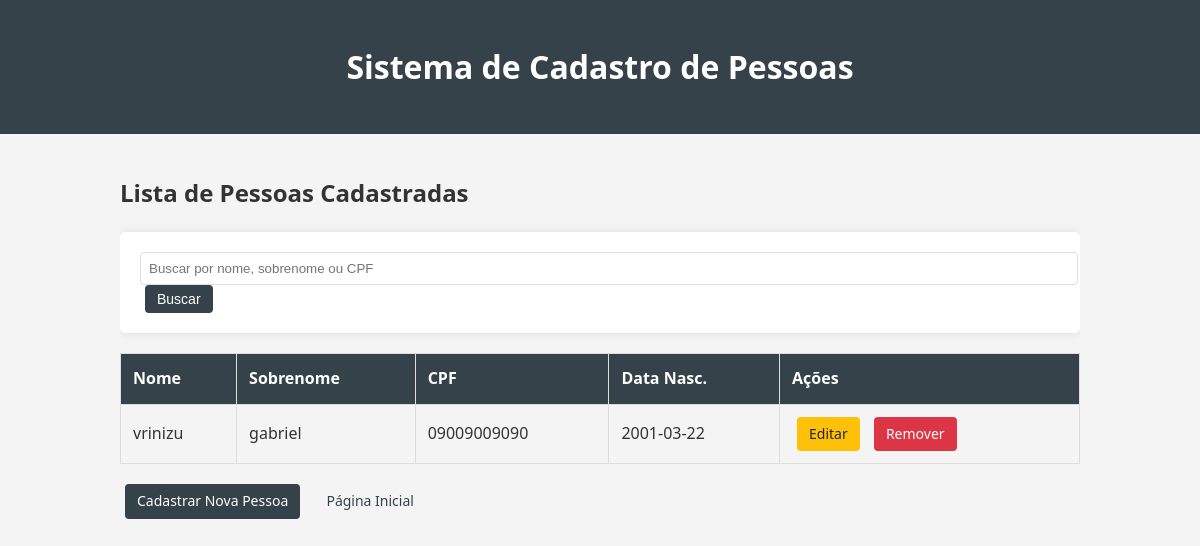
Page /listar on the earlier database version.
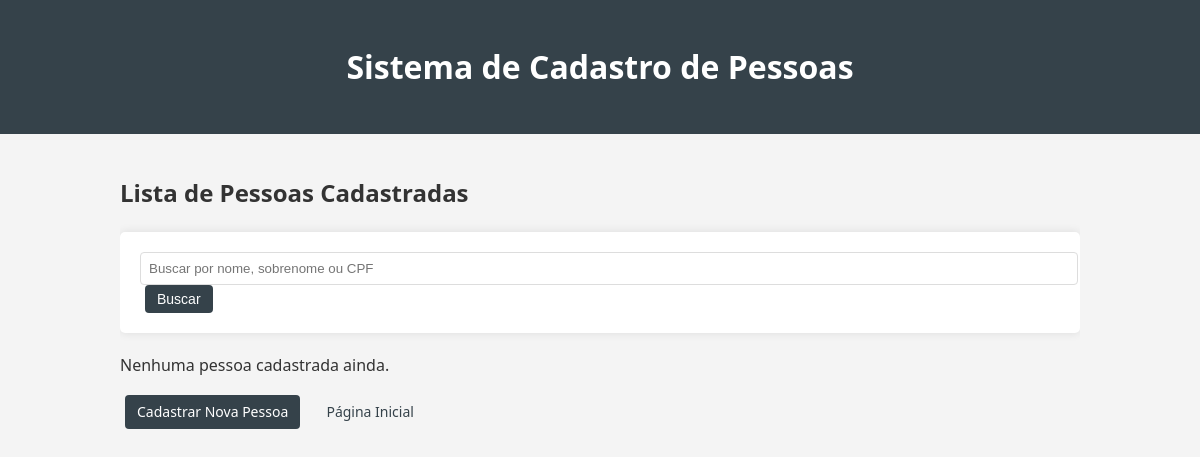
Same page on the later database version.
### models/pessoa.py (models this page shows, shortened)
class Pessoa(db.Model):
    id = db.Column(db.Integer, primary_key=True)
    nome = db.Column(db.String(100), nullable=False)
    sobrenome = db.Column(db.String(100), nullable=False)
    cpf = db.Column(db.String(11), unique=True, nullable=False)
    data_de_nascimento = db.Column(db.String(10), nullable=False)

### app.py (the view)
@app.route('/listar')
def listar_pessoas():
    busca = request.args.get('busca', '').strip().lower()
    pessoas = Pessoa.query.all()
    if busca:
        pessoas = [
            p for p in pessoas
            if busca in p.nome.lower() or busca in p.sobrenome.lower() or busca in p.cpf
        ]
    return render_template('listar.html', pessoas=pessoas)

### templates/listar.html
{% extends "base.html" %}
{% block content %}
    <h2>Lista de Pessoas Cadastradas</h2>
    <form method="GET" action="{{ url_for('listar_pessoas') }}">
        <input
            type="text"
            name="busca"
            placeholder="Buscar por nome, sobrenome ou CPF"
            value="{{ request.args.get('busca', '') }}"
            class="form-control mb-2"
        >
        <button type="submit" class="btn btn-primary mb-3">Buscar</button>
    </form>
    {% if pessoas %}
        <table class="table table-striped">
            <thead>
                <tr>
                    <th>Nome</th>
                    <th>Sobrenome</th>
                    <th>CPF</th>
                    <th>Data Nasc.</th>
                    <th>Ações</th>
                </tr>
            </thead>
            <tbody>
                {% for pessoa in pessoas %}
                    <tr>
                        <td>{{ pessoa.nome }}</td>
                        <td>{{ pessoa.sobrenome }}</td>
                        <td>{{ pessoa.cpf }}</td>
                        <td>{{ pessoa.data_de_nascimento }}</td>
                        <td>
                            <a href="{{ url_for('editar_pessoa', id=pessoa.id) }}" class="btn btn-warning">Editar</a>
                            <a href="{{ url_for('remover_pessoa', id=pessoa.id) }}" class="btn btn-danger" onclick="">Remover</a>
                        </td>
                    </tr>
                {% endfor %}
            </tbody>
        </table>
    {% else %}
        <p>Nenhuma pessoa cadastrada ainda.</p>
    {% endif %}
    <a href="{{ url_for('cadastrar_pessoa') }}" class="btn btn-primary">Cadastrar Nova Pessoa</a>
    <a href="{{ url_for('index') }}" class="btn btn-secondary">Página Inicial</a>
{% endblock %}

### templates/base.html (shortened to what this page needs)
<!DOCTYPE html>
<html lang="pt-br">
<head>
    <link rel="stylesheet" href="{{ url_for('static', filename='style.css') }}">
</head>
<body>
    <header>
        <div class="container">
            <h1>Sistema de Cadastro de Pessoas</h1>
        </div>
    </header>
    <div class="container">
        {% block content %}{% endblock %}
    </div>
</body>
</html>

### static/style.css (style rules this page uses)
body { font-family: 'Segoe UI', Tahoma, Geneva, Verdana, sans-serif; line-height: 1.6; margin: 0; padding: 0; background-color: #f4f4f4; color: #333; }
.container { width: 80%; margin: auto; overflow: hidden; }
header { background: #35424a; color: white; padding: 20px 0; text-align: center; margin-bottom: 20px; }
form { background: #fff; padding: 20px; border-radius: 5px; box-shadow: 0 0 10px rgba(0,0,0,0.1); margin-bottom: 20px; }
input[type="text"], input[type="date"] { width: 100%; padding: 8px; border: 1px solid #ddd; border-radius: 4px; }
button { background: #35424a; color: white; border: none; padding: 10px 15px; border-radius: 4px; cursor: pointer; }
a { color: #35424a; text-decoration: none; }
.btn { display: inline-block; padding: 6px 12px; margin: 0 5px; border-radius: 4px; font-size: 14px; }
.btn-primary { background: #35424a; color: white; }

Differences in the rows shown:
removed Pessoa: nome "vrinizu", sobrenome "gabriel", cpf "09009009090", data_de_nascimento "2001-03-22"
Other differences:
text no longer shown: "Nome Sobrenome CPF Data Nasc. Ações"
text now shown: "Nenhuma pessoa cadastrada ainda."
